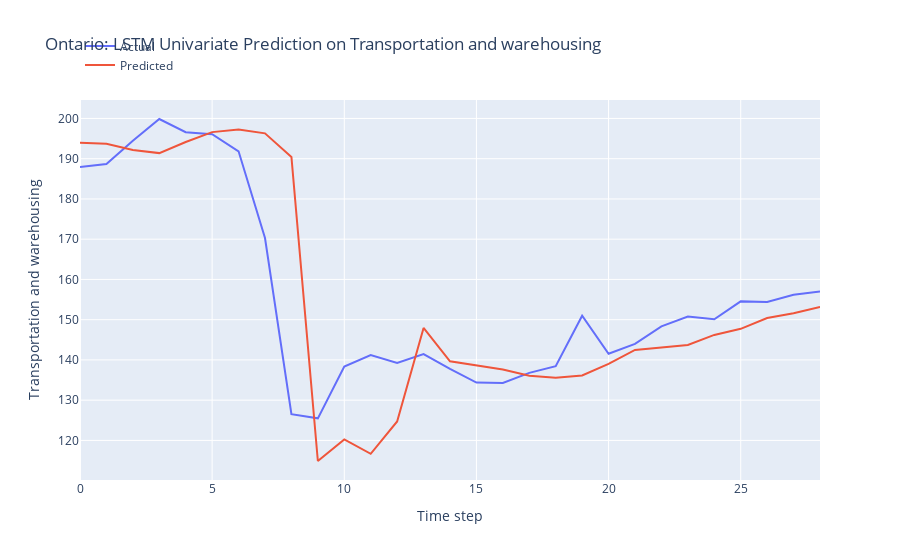

Notebook code for this chart:
### Markdown cell above
LSTM Model Development

### Code cell
n_features = 1
X_train = X_train.reshape(X_train.shape[0], X_train.shape[1], n_features)

# define model
model = Sequential()
model.add(LSTM(50, activation='relu', input_shape=(n_steps, n_features)))
model.add(Dense(1))

# model = Sequential()
# model.add(LSTM(100, activation='relu', input_shape=(n_steps, n_features), kernel_regularizer=L2(0.001), return_sequences=True))
# model.add(LSTM(50, activation='relu', kernel_regularizer=L2(0.01)))
# model.add(Dense(1))

def r_squared(y_true, y_pred):
    SS_res =  K.sum(K.square(y_true - y_pred)) 
    SS_tot = K.sum(K.square(y_true - K.mean(y_true))) 
    return ( 1 - SS_res/(SS_tot + K.epsilon()) )

# Compile the model
model.compile(optimizer='adam', 
              loss='mse',
              metrics=[r_squared])

early_stopping = EarlyStopping(monitor='loss', patience=5, restore_best_weights=True)

# fit model
history = model.fit(X_train, y_train, 
          epochs = 20,
          batch_size = 32,
          verbose = 0,
          callbacks=[early_stopping])

# Obtain the MSE and R-squared from the last epoch
last_epoch_mse = history.history['loss'][-1]
last_epoch_r_squared = history.history['r_squared'][-1]

# Print the MSE and R-squared
print("Mean Squared Error (MSE) from the last epoch:", last_epoch_mse)
print("R-squared from the last epoch:", last_epoch_r_squared)

# plot loss and r2 score
plt.figure(figsize=(10, 6))

# Plot train loss
plt.plot(history.history['loss'], label='Train Loss')

# Plot train R-squared score
plt.plot(history.history['r_squared'], label='Train R2')

plt.title('Model Training Loss and R-squared Score')
plt.xlabel('Epochs')
plt.ylabel('Value')
plt.legend()
plt.grid(True)
plt.show()

# Evaluate the model
loss = model.evaluate(X_test, y_test)
print("MSE and R_squared:", loss)

# make prediction on test data
X_test = X_test.reshape(X_test.shape[0], X_test.shape[1], n_features)
y_pred = model.predict(X_test)

# Print the first 5 predictions and actual values
print("Predictions:")
flattened_predictions = [pred[0] for pred in y_pred[:10]]
print(flattened_predictions)
# print(y_pred[:10].tolist())
print("Actual values:")
rounded_actual_values = [round(value, len(str(prediction).split('.')[1])) for value, prediction in zip(y_test[:10], flattened_predictions)]
print(rounded_actual_values)

# plot the actual and predicted values for test data
trace1 = go.Scatter(x=np.arange(len(y_test)), y=y_test.flatten(), mode='lines', name='Actual')
trace2 = go.Scatter(x=np.arange(len(y_pred)), y=y_pred.flatten(), mode='lines', name='Predicted')

# Create layout
layout = go.Layout(
    title='Ontario: LSTM Univariate Prediction on Transportation and warehousing',
    xaxis=dict(title='Time step'),
    yaxis=dict(title='Transportation and warehousing'),
    legend=dict(x=0, y=1.18)
)

# Create figure
fig = go.Figure(data=[trace1, trace2], layout=layout)

# Show plot
fig.show()

### Figure 1 — Plotly figure (JSON) as saved in the notebook; plotly's stock layout.template omitted (floating-point values rounded to 4 significant figures)
{"data": [{"mode": "lines", "name": "Actual", "type": "scatter", "x": [0, 1, 2, 3, 4, 5, 6, 7, 8, 9, 10, 11, 12, 13, 14, 15, 16, 17, 18, 19, 20, 21, 22, 23, 24, 25, 26, 27, 28], "y": [188.0, 188.7, 194.5, 199.9, 196.6, 196.1, 191.8, 170.3, 126.5, 125.5, 138.3, 141.2, 139.2, 141.4, 137.8, 134.4, 134.3, 136.8, 138.5, 151.0, 141.5, 144.0, 148.3, 150.8, 150.1, 154.5, 154.4, 156.2, 157.0]}, {"mode": "lines", "name": "Predicted", "type": "scatter", "x": [0, 1, 2, 3, 4, 5, 6, 7, 8, 9, 10, 11, 12, 13, 14, 15, 16, 17, 18, 19, 20, 21, 22, 23, 24, 25, 26, 27, 28], "y": [193.9, 193.7, 192.2, 191.4, 194.1, 196.6, 197.3, 196.3, 190.4, 114.9, 120.3, 116.7, 124.7, 147.9, 139.7, 138.7, 137.6, 136.1, 135.6, 136.1, 139.0, 142.5, 143.1, 143.7, 146.2, 147.7, 150.4, 151.6, 153.2]}], "layout": {"legend": {"x": 0, "y": 1.18}, "title": {"text": "Ontario: LSTM Univariate Prediction on Transportation and warehousing"}, "xaxis": {"title": {"text": "Time step"}}, "yaxis": {"title": {"text": "Transportation and warehousing"}}}}
